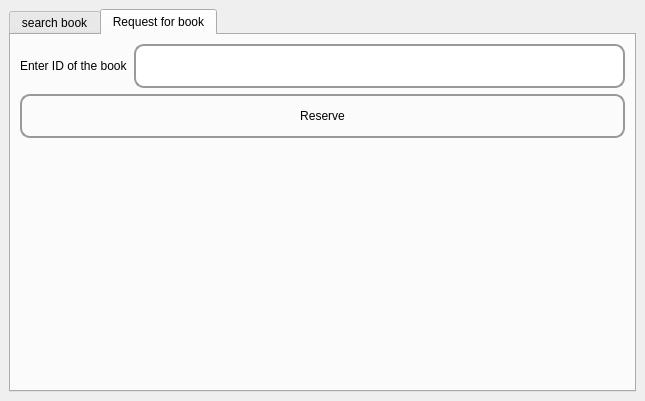
<?xml version="1.0" encoding="UTF-8"?>
<ui version="4.0">
 <class>OtherWindow</class>
 <widget class="QMainWindow" name="OtherWindow">
  <property name="geometry">
   <rect>
    <x>0</x>
    <y>0</y>
    <width>645</width>
    <height>401</height>
   </rect>
  </property>
  <property name="windowTitle">
   <string>Book Manager</string>
  </property>
  <property name="windowIcon">
   <iconset>
    <normaloff>Book_Manager_icon.png</normaloff>Book_Manager_icon.png</iconset>
  </property>
  <property name="styleSheet">
   <string notr="true">#MainWindow{
background-image:url(&quot;lib.jpg&quot;);
}


QLabel{
color: black;
font: 11pt &quot;OCR-B 10 BT&quot;;

}
QLineEdit{
width:300px;
height:40px;
background-color:transparent;
border: 2px solid #999;
border-radius: 10px;
padding-left: 10px;
color: black;
font: 12pt &quot;OCR-B 10 BT&quot;;
}

QPushButton{
width:300px;
height:40px;
background-color:transparent;
border: 2px solid #999;
border-radius: 10px;
}
QPushButton:hover{
width:300px;
height:40px;
background-color:transparent;
border: 2px solid #999;
border-radius: 10px;
background-color: rgba(0, 0, 0, 0.6);
}
</string>
  </property>
  <widget class="QWidget" name="centralwidget">
   <layout class="QVBoxLayout" name="verticalLayout">
    <item>
     <widget class="QTabWidget" name="tabWidget">
      <property name="currentIndex">
       <number>1</number>
      </property>
      <widget class="QWidget" name="tab">
       <attribute name="title">
        <string>search book</string>
       </attribute>
       <layout class="QVBoxLayout" name="verticalLayout_2">
        <item>
         <layout class="QHBoxLayout" name="horizontalLayout">
          <item>
           <widget class="QLabel" name="label_3">
            <property name="text">
             <string>Enter Name of the book</string>
            </property>
           </widget>
          </item>
          <item>
           <widget class="QLineEdit" name="lineEdit_Search">
            <property name="styleSheet">
             <string notr="true">background:rgb(255, 255, 255)</string>
            </property>
           </widget>
          </item>
         </layout>
        </item>
        <item>
         <widget class="QTableView" name="tableView">
          <property name="styleSheet">
           <string notr="true">background-color: rgb(170, 255, 255);</string>
          </property>
         </widget>
        </item>
       </layout>
      </widget>
      <widget class="QWidget" name="tab_2">
       <attribute name="title">
        <string>Request for book</string>
       </attribute>
       <layout class="QVBoxLayout" name="verticalLayout_3">
        <item>
         <layout class="QHBoxLayout" name="horizontalLayout_2">
          <item>
           <widget class="QLabel" name="label_4">
            <property name="text">
             <string>Enter ID of the book</string>
            </property>
           </widget>
          </item>
          <item>
           <widget class="QLineEdit" name="lineEdit_Search_2">
            <property name="styleSheet">
             <string notr="true">background:rgb(255, 255, 255)</string>
            </property>
           </widget>
          </item>
         </layout>
        </item>
        <item>
         <widget class="QPushButton" name="pushButton">
          <property name="text">
           <string>Reserve</string>
          </property>
         </widget>
        </item>
        <item>
         <spacer name="verticalSpacer">
          <property name="orientation">
           <enum>Qt::Vertical</enum>
          </property>
          <property name="sizeHint" stdset="0">
           <size>
            <width>20</width>
            <height>40</height>
           </size>
          </property>
         </spacer>
        </item>
       </layout>
      </widget>
     </widget>
    </item>
   </layout>
  </widget>
 </widget>
 <resources/>
 <connections/>
</ui>
